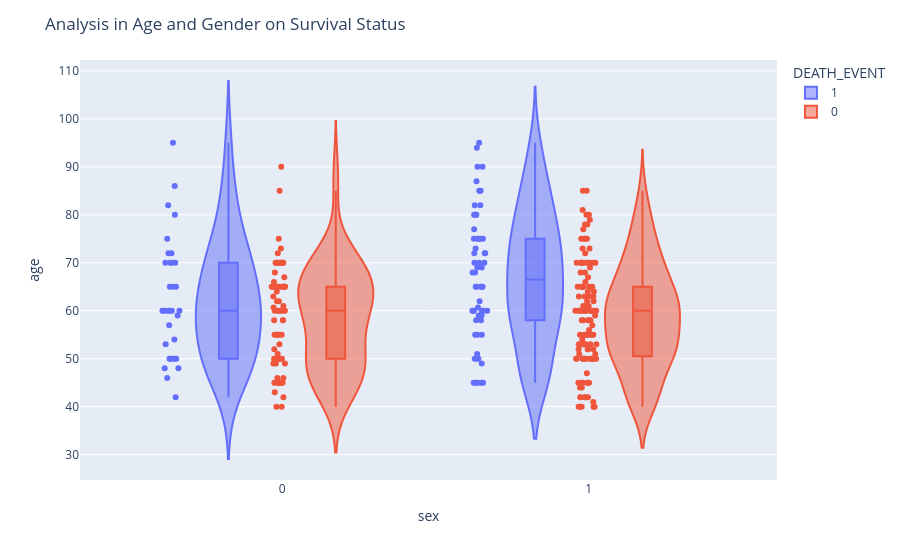

Notebook cell for this chart:
### Code cell
import plotly.express as px
fig = px.violin(df, y="age", x="sex", color="DEATH_EVENT", box=True, points="all", hover_data=df.columns)
fig.update_layout(title_text="Analysis in Age and Gender on Survival Status")
fig.show()

### Figure 1 — Plotly figure (JSON) as saved in the notebook; plotly's stock layout.template omitted (floating-point values rounded to 4 significant figures; data arrays with more than 128 entries replaced by an {"elided": "..."} marker saying what was removed)
{"data": [{"alignmentgroup": "True", "box": {"visible": true}, "customdata": {"elided": "96x13 float values"}, "hovertemplate": "DEATH_EVENT=%{customdata[12]}<br>sex=%{customdata[9]}<br>age=%{customdata[0]}<br>anaemia=%{customdata[1]}<br>creatinine_phosphokinase=%{customdata[2]}<br>diabetes=%{customdata[3]}<br>ejection_fraction=%{customdata[4]}<br>high_blood_pressure=%{customdata[5]}<br>platelets=%{customdata[6]}<br>serum_creatinine=%{customdata[7]}<br>serum_sodium=%{customdata[8]}<br>smoking=%{customdata[10]}<br>time=%{customdata[11]}<extra></extra>", "legendgroup": "1", "marker": {"color": "#636efa"}, "name": "1", "offsetgroup": "1", "orientation": "v", "points": "all", "scalegroup": "True", "showlegend": true, "type": "violin", "x": [1, 1, 1, 1, 0, 1, 1, 1, 0, 1, 1, 1, 1, 1, 1, 1, 1, 0, 0, 0, 1, 0, 1, 0, 1, 1, 1, 1, 1, 0, 1, 1, 1, 0, 0, 1, 0, 1, 0, 1, 1, 1, 1, 0, 1, 0, 0, 0, 0, 1, 1, 1, 1, 0, 1, 1, 0, 1, 0, 1, 1, 1, 1, 0, 0, 1, 0, 1, 0, 0, 1, 0, 1, 1, 1, 0, 0, 1, 0, 1, 1, 1, 1, 1, 1, 0, 0, 1, 1, 0, 0, 1, 0, 1, 1, 1], "x0": " ", "xaxis": "x", "y": [75, 55, 65, 50, 65, 90, 75, 60, 65, 80, 75, 62, 45, 50, 82, 87, 45, 70, 48, 65, 68, 75, 80, 95, 70, 58, 82, 94, 85, 50, 65, 69, 90, 82, 60, 70, 50, 70, 60, 50, 51, 60, 80, 57, 68, 53, 60, 70, 60, 95, 49, 72, 45, 50, 45, 60, 42, 72, 70, 65, 85, 69, 60, 60, 59, 60, 72, 85, 70, 86, 60, 46, 80, 72, 75, 72, 50, 45, 80, 59, 59, 65, 75, 58, 60.67, 50, 60, 45, 77, 48, 54, 73, 60, 55, 65, 55], "y0": " ", "yaxis": "y"}, {"alignmentgroup": "True", "box": {"visible": true}, "customdata": {"elided": "203x13 float values"}, "hovertemplate": "DEATH_EVENT=%{customdata[12]}<br>sex=%{customdata[9]}<br>age=%{customdata[0]}<br>anaemia=%{customdata[1]}<br>creatinine_phosphokinase=%{customdata[2]}<br>diabetes=%{customdata[3]}<br>ejection_fraction=%{customdata[4]}<br>high_blood_pressure=%{customdata[5]}<br>platelets=%{customdata[6]}<br>serum_creatinine=%{customdata[7]}<br>serum_sodium=%{customdata[8]}<br>smoking=%{customdata[10]}<br>time=%{customdata[11]}<extra></extra>", "legendgroup": "0", "marker": {"color": "#EF553B"}, "name": "0", "offsetgroup": "0", "orientation": "v", "points": "all", "scalegroup": "True", "showlegend": true, "type": "violin", "x": {"elided": "203 int values"}, "x0": " ", "xaxis": "x", "y": {"elided": "203 float values"}, "y0": " ", "yaxis": "y"}], "layout": {"legend": {"title": {"text": "DEATH_EVENT"}, "tracegroupgap": 0}, "margin": {"t": 60}, "title": {"text": "Analysis in Age and Gender on Survival Status"}, "violinmode": "group", "xaxis": {"anchor": "y", "domain": [0, 1], "title": {"text": "sex"}}, "yaxis": {"anchor": "x", "domain": [0, 1], "title": {"text": "age"}}}}
